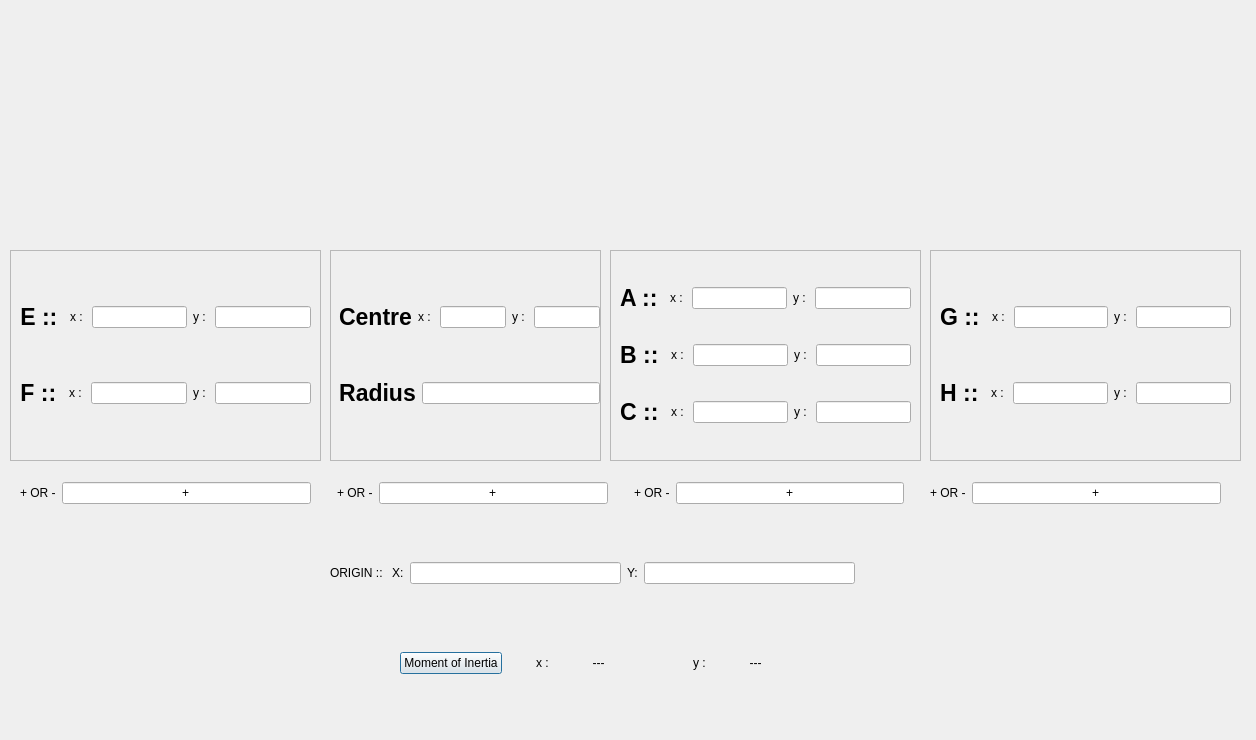
<?xml version="1.0" encoding="UTF-8"?>
<ui version="4.0">
 <class>Moi_composite</class>
 <widget class="QDialog" name="Moi_composite">
  <property name="geometry">
   <rect>
    <x>0</x>
    <y>0</y>
    <width>1256</width>
    <height>740</height>
   </rect>
  </property>
  <property name="windowTitle">
   <string>Dialog</string>
  </property>
  <widget class="QWidget" name="layoutWidget_2">
   <property name="geometry">
    <rect>
     <x>20</x>
     <y>470</y>
     <width>1201</width>
     <height>46</height>
    </rect>
   </property>
   <layout class="QHBoxLayout" name="horizontalLayout_18">
    <item>
     <layout class="QHBoxLayout" name="horizontalLayout_14">
      <item>
       <widget class="QLabel" name="label_32">
        <property name="text">
         <string>+ OR -</string>
        </property>
       </widget>
      </item>
      <item>
       <widget class="QLineEdit" name="hollow1m">
        <property name="text">
         <string>+</string>
        </property>
        <property name="alignment">
         <set>Qt::AlignCenter</set>
        </property>
       </widget>
      </item>
     </layout>
    </item>
    <item>
     <spacer name="verticalSpacer">
      <property name="orientation">
       <enum>Qt::Vertical</enum>
      </property>
      <property name="sizeHint" stdset="0">
       <size>
        <width>20</width>
        <height>40</height>
       </size>
      </property>
     </spacer>
    </item>
    <item>
     <layout class="QHBoxLayout" name="horizontalLayout_15">
      <item>
       <widget class="QLabel" name="label_33">
        <property name="text">
         <string>+ OR -</string>
        </property>
       </widget>
      </item>
      <item>
       <widget class="QLineEdit" name="hollow2m">
        <property name="text">
         <string>+</string>
        </property>
        <property name="alignment">
         <set>Qt::AlignCenter</set>
        </property>
       </widget>
      </item>
      <item>
       <spacer name="verticalSpacer_2">
        <property name="orientation">
         <enum>Qt::Vertical</enum>
        </property>
        <property name="sizeHint" stdset="0">
         <size>
          <width>20</width>
          <height>40</height>
         </size>
        </property>
       </spacer>
      </item>
     </layout>
    </item>
    <item>
     <layout class="QHBoxLayout" name="horizontalLayout_16">
      <item>
       <widget class="QLabel" name="label_37">
        <property name="text">
         <string>+ OR -</string>
        </property>
       </widget>
      </item>
      <item>
       <widget class="QLineEdit" name="hollow3m">
        <property name="text">
         <string>+</string>
        </property>
        <property name="alignment">
         <set>Qt::AlignCenter</set>
        </property>
       </widget>
      </item>
      <item>
       <spacer name="verticalSpacer_3">
        <property name="orientation">
         <enum>Qt::Vertical</enum>
        </property>
        <property name="sizeHint" stdset="0">
         <size>
          <width>20</width>
          <height>40</height>
         </size>
        </property>
       </spacer>
      </item>
     </layout>
    </item>
    <item>
     <layout class="QHBoxLayout" name="horizontalLayout_17">
      <item>
       <widget class="QLabel" name="label_38">
        <property name="text">
         <string>+ OR -</string>
        </property>
       </widget>
      </item>
      <item>
       <widget class="QLineEdit" name="hollow4m">
        <property name="text">
         <string>+</string>
        </property>
        <property name="alignment">
         <set>Qt::AlignCenter</set>
        </property>
       </widget>
      </item>
     </layout>
    </item>
   </layout>
  </widget>
  <widget class="QLabel" name="label_2">
   <property name="geometry">
    <rect>
     <x>340</x>
     <y>30</y>
     <width>231</width>
     <height>201</height>
    </rect>
   </property>
   <property name="text">
    <string/>
   </property>
   <property name="pixmap">
    <pixmap resource="resource.qrc">:/shapes/Circle.jpg</pixmap>
   </property>
   <property name="scaledContents">
    <bool>true</bool>
   </property>
  </widget>
  <widget class="QFrame" name="frame">
   <property name="geometry">
    <rect>
     <x>10</x>
     <y>250</y>
     <width>311</width>
     <height>211</height>
    </rect>
   </property>
   <property name="frameShape">
    <enum>QFrame::StyledPanel</enum>
   </property>
   <property name="frameShadow">
    <enum>QFrame::Raised</enum>
   </property>
   <layout class="QGridLayout" name="gridLayout">
    <item row="0" column="0" rowspan="2">
     <layout class="QVBoxLayout" name="verticalLayout">
      <item>
       <layout class="QHBoxLayout" name="horizontalLayout">
        <item>
         <widget class="QLabel" name="label_3">
          <property name="sizePolicy">
           <sizepolicy hsizetype="Preferred" vsizetype="Preferred">
            <horstretch>0</horstretch>
            <verstretch>0</verstretch>
           </sizepolicy>
          </property>
          <property name="font">
           <font>
            <pointsize>17</pointsize>
            <weight>75</weight>
            <bold>true</bold>
           </font>
          </property>
          <property name="text">
           <string>E :: </string>
          </property>
          <property name="alignment">
           <set>Qt::AlignCenter</set>
          </property>
         </widget>
        </item>
        <item>
         <widget class="QLabel" name="label_5">
          <property name="text">
           <string>x : </string>
          </property>
          <property name="alignment">
           <set>Qt::AlignCenter</set>
          </property>
         </widget>
        </item>
        <item>
         <widget class="QLineEdit" name="E1m"/>
        </item>
        <item>
         <widget class="QLabel" name="label_9">
          <property name="text">
           <string>y : </string>
          </property>
          <property name="alignment">
           <set>Qt::AlignCenter</set>
          </property>
         </widget>
        </item>
        <item>
         <widget class="QLineEdit" name="E2m"/>
        </item>
       </layout>
      </item>
      <item>
       <layout class="QHBoxLayout" name="horizontalLayout_2">
        <item>
         <widget class="QLabel" name="label_4">
          <property name="font">
           <font>
            <pointsize>17</pointsize>
            <weight>75</weight>
            <bold>true</bold>
           </font>
          </property>
          <property name="text">
           <string>F :: </string>
          </property>
          <property name="alignment">
           <set>Qt::AlignCenter</set>
          </property>
         </widget>
        </item>
        <item>
         <widget class="QLabel" name="label_6">
          <property name="text">
           <string>x : </string>
          </property>
          <property name="alignment">
           <set>Qt::AlignCenter</set>
          </property>
         </widget>
        </item>
        <item>
         <widget class="QLineEdit" name="F1m"/>
        </item>
        <item>
         <widget class="QLabel" name="label_10">
          <property name="text">
           <string>y : </string>
          </property>
          <property name="alignment">
           <set>Qt::AlignCenter</set>
          </property>
         </widget>
        </item>
        <item>
         <widget class="QLineEdit" name="F2m"/>
        </item>
       </layout>
      </item>
     </layout>
    </item>
   </layout>
  </widget>
  <widget class="QFrame" name="frame_3">
   <property name="geometry">
    <rect>
     <x>610</x>
     <y>250</y>
     <width>311</width>
     <height>211</height>
    </rect>
   </property>
   <property name="frameShape">
    <enum>QFrame::StyledPanel</enum>
   </property>
   <property name="frameShadow">
    <enum>QFrame::Raised</enum>
   </property>
   <layout class="QGridLayout" name="gridLayout_3">
    <item row="0" column="0" rowspan="2">
     <layout class="QVBoxLayout" name="verticalLayout_3">
      <item>
       <layout class="QHBoxLayout" name="horizontalLayout_5">
        <item>
         <widget class="QLabel" name="label_11">
          <property name="sizePolicy">
           <sizepolicy hsizetype="Preferred" vsizetype="Preferred">
            <horstretch>0</horstretch>
            <verstretch>0</verstretch>
           </sizepolicy>
          </property>
          <property name="font">
           <font>
            <pointsize>17</pointsize>
            <weight>75</weight>
            <bold>true</bold>
           </font>
          </property>
          <property name="text">
           <string>A :: </string>
          </property>
          <property name="alignment">
           <set>Qt::AlignCenter</set>
          </property>
         </widget>
        </item>
        <item>
         <widget class="QLabel" name="label_13">
          <property name="text">
           <string>x : </string>
          </property>
          <property name="alignment">
           <set>Qt::AlignCenter</set>
          </property>
         </widget>
        </item>
        <item>
         <widget class="QLineEdit" name="A1m"/>
        </item>
        <item>
         <widget class="QLabel" name="label_14">
          <property name="text">
           <string>y : </string>
          </property>
          <property name="alignment">
           <set>Qt::AlignCenter</set>
          </property>
         </widget>
        </item>
        <item>
         <widget class="QLineEdit" name="A2m"/>
        </item>
       </layout>
      </item>
      <item>
       <layout class="QHBoxLayout" name="horizontalLayout_7">
        <item>
         <widget class="QLabel" name="label_18">
          <property name="font">
           <font>
            <pointsize>17</pointsize>
            <weight>75</weight>
            <bold>true</bold>
           </font>
          </property>
          <property name="text">
           <string>B :: </string>
          </property>
          <property name="alignment">
           <set>Qt::AlignCenter</set>
          </property>
         </widget>
        </item>
        <item>
         <widget class="QLabel" name="label_19">
          <property name="text">
           <string>x : </string>
          </property>
          <property name="alignment">
           <set>Qt::AlignCenter</set>
          </property>
         </widget>
        </item>
        <item>
         <widget class="QLineEdit" name="B1m"/>
        </item>
        <item>
         <widget class="QLabel" name="label_20">
          <property name="text">
           <string>y : </string>
          </property>
          <property name="alignment">
           <set>Qt::AlignCenter</set>
          </property>
         </widget>
        </item>
        <item>
         <widget class="QLineEdit" name="B2m"/>
        </item>
       </layout>
      </item>
      <item>
       <layout class="QHBoxLayout" name="horizontalLayout_6">
        <item>
         <widget class="QLabel" name="label_15">
          <property name="font">
           <font>
            <pointsize>17</pointsize>
            <weight>75</weight>
            <bold>true</bold>
           </font>
          </property>
          <property name="text">
           <string>C :: </string>
          </property>
          <property name="alignment">
           <set>Qt::AlignCenter</set>
          </property>
         </widget>
        </item>
        <item>
         <widget class="QLabel" name="label_16">
          <property name="text">
           <string>x : </string>
          </property>
          <property name="alignment">
           <set>Qt::AlignCenter</set>
          </property>
         </widget>
        </item>
        <item>
         <widget class="QLineEdit" name="C1m"/>
        </item>
        <item>
         <widget class="QLabel" name="label_17">
          <property name="text">
           <string>y : </string>
          </property>
          <property name="alignment">
           <set>Qt::AlignCenter</set>
          </property>
         </widget>
        </item>
        <item>
         <widget class="QLineEdit" name="C2m"/>
        </item>
       </layout>
      </item>
     </layout>
    </item>
   </layout>
  </widget>
  <widget class="QLabel" name="label">
   <property name="geometry">
    <rect>
     <x>20</x>
     <y>30</y>
     <width>291</width>
     <height>201</height>
    </rect>
   </property>
   <property name="text">
    <string/>
   </property>
   <property name="pixmap">
    <pixmap resource="resource.qrc">:/shapes/newrect.jpg</pixmap>
   </property>
   <property name="scaledContents">
    <bool>true</bool>
   </property>
  </widget>
  <widget class="QFrame" name="frame_4">
   <property name="geometry">
    <rect>
     <x>930</x>
     <y>250</y>
     <width>311</width>
     <height>211</height>
    </rect>
   </property>
   <property name="frameShape">
    <enum>QFrame::StyledPanel</enum>
   </property>
   <property name="frameShadow">
    <enum>QFrame::Raised</enum>
   </property>
   <layout class="QGridLayout" name="gridLayout_4">
    <item row="0" column="0" rowspan="2">
     <layout class="QVBoxLayout" name="verticalLayout_4">
      <item>
       <layout class="QHBoxLayout" name="horizontalLayout_8">
        <item>
         <widget class="QLabel" name="label_22">
          <property name="sizePolicy">
           <sizepolicy hsizetype="Preferred" vsizetype="Preferred">
            <horstretch>0</horstretch>
            <verstretch>0</verstretch>
           </sizepolicy>
          </property>
          <property name="font">
           <font>
            <pointsize>17</pointsize>
            <weight>75</weight>
            <bold>true</bold>
           </font>
          </property>
          <property name="text">
           <string>G :: </string>
          </property>
          <property name="alignment">
           <set>Qt::AlignCenter</set>
          </property>
         </widget>
        </item>
        <item>
         <widget class="QLabel" name="label_23">
          <property name="text">
           <string>x : </string>
          </property>
          <property name="alignment">
           <set>Qt::AlignCenter</set>
          </property>
         </widget>
        </item>
        <item>
         <widget class="QLineEdit" name="G1m"/>
        </item>
        <item>
         <widget class="QLabel" name="label_24">
          <property name="text">
           <string>y : </string>
          </property>
          <property name="alignment">
           <set>Qt::AlignCenter</set>
          </property>
         </widget>
        </item>
        <item>
         <widget class="QLineEdit" name="G2m"/>
        </item>
       </layout>
      </item>
      <item>
       <layout class="QHBoxLayout" name="horizontalLayout_9">
        <item>
         <widget class="QLabel" name="label_25">
          <property name="font">
           <font>
            <pointsize>17</pointsize>
            <weight>75</weight>
            <bold>true</bold>
           </font>
          </property>
          <property name="text">
           <string>H :: </string>
          </property>
          <property name="alignment">
           <set>Qt::AlignCenter</set>
          </property>
         </widget>
        </item>
        <item>
         <widget class="QLabel" name="label_26">
          <property name="text">
           <string>x : </string>
          </property>
          <property name="alignment">
           <set>Qt::AlignCenter</set>
          </property>
         </widget>
        </item>
        <item>
         <widget class="QLineEdit" name="H1m"/>
        </item>
        <item>
         <widget class="QLabel" name="label_27">
          <property name="text">
           <string>y : </string>
          </property>
          <property name="alignment">
           <set>Qt::AlignCenter</set>
          </property>
         </widget>
        </item>
        <item>
         <widget class="QLineEdit" name="H2m"/>
        </item>
       </layout>
      </item>
     </layout>
    </item>
   </layout>
  </widget>
  <widget class="QFrame" name="frame_2">
   <property name="geometry">
    <rect>
     <x>330</x>
     <y>250</y>
     <width>271</width>
     <height>211</height>
    </rect>
   </property>
   <property name="frameShape">
    <enum>QFrame::StyledPanel</enum>
   </property>
   <property name="frameShadow">
    <enum>QFrame::Raised</enum>
   </property>
   <widget class="QWidget" name="layoutWidget">
    <property name="geometry">
     <rect>
      <x>9</x>
      <y>10</y>
      <width>261</width>
      <height>191</height>
     </rect>
    </property>
    <layout class="QVBoxLayout" name="verticalLayout_2">
     <item>
      <layout class="QHBoxLayout" name="horizontalLayout_3">
       <item>
        <widget class="QLabel" name="label_7">
         <property name="sizePolicy">
          <sizepolicy hsizetype="Preferred" vsizetype="Preferred">
           <horstretch>0</horstretch>
           <verstretch>0</verstretch>
          </sizepolicy>
         </property>
         <property name="font">
          <font>
           <pointsize>17</pointsize>
           <weight>75</weight>
           <bold>true</bold>
          </font>
         </property>
         <property name="text">
          <string>Centre</string>
         </property>
         <property name="alignment">
          <set>Qt::AlignCenter</set>
         </property>
        </widget>
       </item>
       <item>
        <widget class="QLabel" name="label_29">
         <property name="text">
          <string>x : </string>
         </property>
         <property name="alignment">
          <set>Qt::AlignCenter</set>
         </property>
        </widget>
       </item>
       <item>
        <widget class="QLineEdit" name="D1m"/>
       </item>
       <item>
        <widget class="QLabel" name="label_28">
         <property name="text">
          <string>y : </string>
         </property>
         <property name="alignment">
          <set>Qt::AlignCenter</set>
         </property>
        </widget>
       </item>
       <item>
        <widget class="QLineEdit" name="D2m"/>
       </item>
      </layout>
     </item>
     <item>
      <layout class="QHBoxLayout" name="horizontalLayout_4">
       <item>
        <widget class="QLabel" name="label_12">
         <property name="font">
          <font>
           <pointsize>17</pointsize>
           <weight>75</weight>
           <bold>true</bold>
          </font>
         </property>
         <property name="text">
          <string>Radius</string>
         </property>
         <property name="alignment">
          <set>Qt::AlignCenter</set>
         </property>
        </widget>
       </item>
       <item>
        <widget class="QLineEdit" name="radius"/>
       </item>
      </layout>
     </item>
    </layout>
   </widget>
  </widget>
  <widget class="QWidget" name="layoutWidget_3">
   <property name="geometry">
    <rect>
     <x>330</x>
     <y>550</y>
     <width>525</width>
     <height>46</height>
    </rect>
   </property>
   <layout class="QHBoxLayout" name="horizontalLayout_13">
    <item>
     <widget class="QLabel" name="label_36">
      <property name="text">
       <string>ORIGIN :: </string>
      </property>
     </widget>
    </item>
    <item>
     <widget class="QLabel" name="label_34">
      <property name="text">
       <string>X:</string>
      </property>
     </widget>
    </item>
    <item>
     <widget class="QLineEdit" name="O1m"/>
    </item>
    <item>
     <widget class="QLabel" name="label_35">
      <property name="text">
       <string>Y:</string>
      </property>
     </widget>
    </item>
    <item>
     <widget class="QLineEdit" name="O2m"/>
    </item>
   </layout>
  </widget>
  <widget class="QLabel" name="label_8">
   <property name="geometry">
    <rect>
     <x>640</x>
     <y>20</y>
     <width>261</width>
     <height>211</height>
    </rect>
   </property>
   <property name="text">
    <string/>
   </property>
   <property name="pixmap">
    <pixmap resource="resource.qrc">:/shapes/triangle.jpg</pixmap>
   </property>
   <property name="scaledContents">
    <bool>true</bool>
   </property>
  </widget>
  <widget class="QWidget" name="layoutWidget_4">
   <property name="geometry">
    <rect>
     <x>400</x>
     <y>640</y>
     <width>415</width>
     <height>46</height>
    </rect>
   </property>
   <layout class="QHBoxLayout" name="horizontalLayout_12">
    <item>
     <widget class="QPushButton" name="btn_moi_cmpst">
      <property name="text">
       <string>Moment of Inertia</string>
      </property>
     </widget>
    </item>
    <item>
     <widget class="QLabel" name="label_31">
      <property name="text">
       <string>x : </string>
      </property>
      <property name="alignment">
       <set>Qt::AlignCenter</set>
      </property>
     </widget>
    </item>
    <item>
     <widget class="QLabel" name="compsxm">
      <property name="text">
       <string>  ---  </string>
      </property>
     </widget>
    </item>
    <item>
     <widget class="QLabel" name="label_30">
      <property name="text">
       <string>y : </string>
      </property>
      <property name="alignment">
       <set>Qt::AlignCenter</set>
      </property>
     </widget>
    </item>
    <item>
     <widget class="QLabel" name="compsym">
      <property name="text">
       <string>  ---  </string>
      </property>
     </widget>
    </item>
   </layout>
  </widget>
  <widget class="QLabel" name="label_21">
   <property name="geometry">
    <rect>
     <x>940</x>
     <y>10</y>
     <width>301</width>
     <height>221</height>
    </rect>
   </property>
   <property name="text">
    <string/>
   </property>
   <property name="pixmap">
    <pixmap resource="resource.qrc">:/shapes/square.jpg</pixmap>
   </property>
   <property name="scaledContents">
    <bool>true</bool>
   </property>
  </widget>
 </widget>
 <resources>
  <include location="resource.qrc"/>
 </resources>
 <connections/>
</ui>
